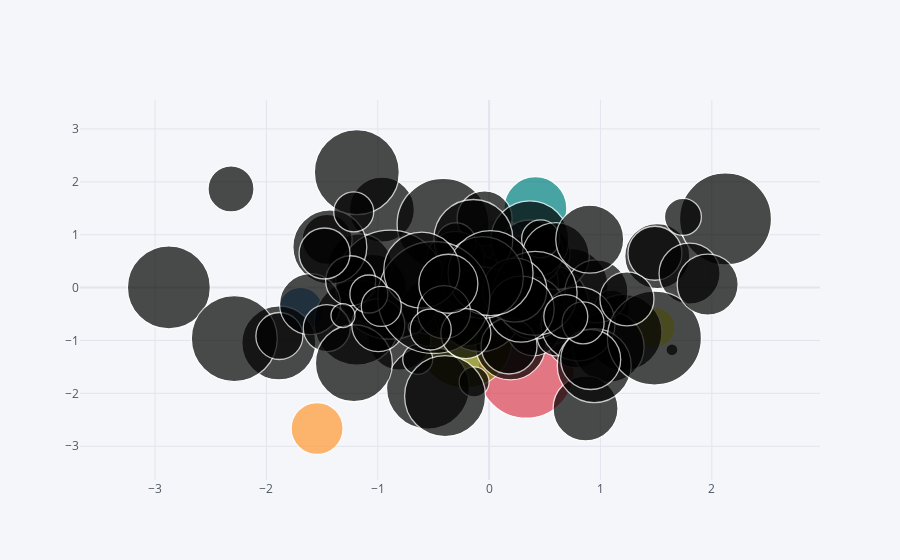

The cell this chart's notebook holds for it:
### Code cell
df.iplot(kind = 'bubble', x = 'A', y = 'B', size = 'C')
